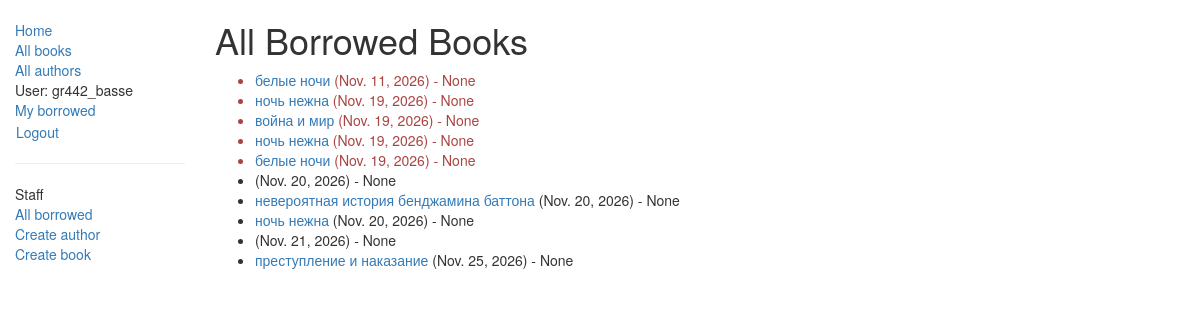
/catalog/borrowed/ (signed in), run on an earlier commit of the app's database.
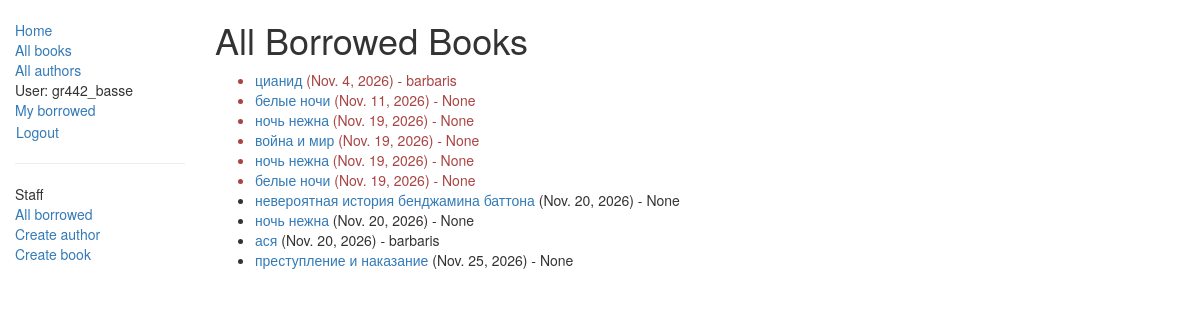
And on a later commit of the database.
### catalog/models.py (models this page shows, shortened)
class BookInstance(models.Model):
    title = models.CharField(max_length=200)
    id = models.UUIDField(primary_key=True, default=uuid.uuid4,
                          help_text="Unique ID for this particular book across whole library")
    book = models.ForeignKey('Book', on_delete=models.RESTRICT, null=True)
    imprint = models.CharField(max_length=200)
    due_back = models.DateField(null=True, blank=True)
    borrower = models.ForeignKey(settings.AUTH_USER_MODEL, on_delete=models.SET_NULL, null=True, blank=True)
    class LoanStatus(models.TextChoices):
        MAINTENANCE = 'm', 'Maintenance'
        ON_LOAN = 'o', 'On loan'
        AVAILABLE = 'a', 'Available'
        RESERVED = 'r', 'Reserved'
    status = models.CharField(
        max_length=1,
        choices=LoanStatus,
        blank=True,
        default=LoanStatus.MAINTENANCE,
        help_text='Book availability',
    )
    class Meta:
        ordering = ['due_back']
    @property
    def is_overdue(self):
        return bool(self.due_back and date.today() > self.due_back)

class Book(models.Model):
    title = models.CharField(max_length=200)
    author = models.ForeignKey('Author', on_delete=models.SET_NULL, null=True)
    summary = models.TextField(max_length=1000, help_text="Enter a brief description of the book")
    isbn = models.CharField('ISBN',max_length=13, help_text='13 Character <a href="https://www.isbn-international.org/content/what-isbn">ISBN number</a>')
    genre = models.ManyToManyField(Genre, help_text="Select a genre for this book")
    def display_genre(self):
        """
        Creates a string for the Genre. This is required to display genre in Admin.
        """
        return ', '.join([genre.name for genre in self.genre.all()[:3]])
    display_genre.short_description = 'Genre'

### catalog/views.py (the view)
# urls.py: path('borrowed/', views.LoanedBooksAllListView.as_view(), name='all-borrowed'),
class LoanedBooksAllListView(LoginRequiredMixin, PermissionRequiredMixin, generic.ListView):
    model = BookInstance
    permission_required = 'catalog.can_mark_returned' # Замените на ваше приложение, если оно называется иначе
    template_name = 'catalog/bookinstance_list_borrowed_all.html'
    paginate_by = 10
    def get_queryset(self):
        return BookInstance.objects.filter(status__exact='o').order_by('due_back')

### catalog/templates/catalog/bookinstance_list_borrowed_all.html (shortened to what this page needs)
{% extends "base_generic.html" %}
{% block content %}
    <h1>All Borrowed Books</h1>
    {% if bookinstance_list %}
    <ul>
      {% for bookinst in bookinstance_list %}
      <li class="{% if bookinst.is_overdue %}text-danger{% endif %}">
        <a href="{% url 'book-detail' bookinst.book.pk %}">{{ bookinst.book.title }}</a>
        ({{ bookinst.due_back }}) - {{ bookinst.borrower }}
      </li>
      {% endfor %}
    </ul>
    {% else %}
      <p>There are no books borrowed.</p>
    {% endif %}
{% endblock %}

### catalog/templates/base_generic.html (shortened to what this page needs)
<!doctype html>
<html lang="en">
  <head>
    <link
      rel="stylesheet"
      href="https://maxcdn.bootstrapcdn.com/bootstrap/3.3.7/css/bootstrap.min.css" />
    {% load static %}
    <link rel="stylesheet" href="{% static 'css/styles.css' %}" />
  </head>
  <body>
    <div class="container-fluid">
      <div class="row">
        <div class="col-sm-2">
          {% block sidebar %}
            <ul class="sidebar-nav">
              <li><a href="{% url 'index' %}">Home</a></li>
              <li><a href="{% url 'books' %}">All books</a></li>
              <li><a href="{% url 'author' %}">All authors</a></li>
              {% if user.is_authenticated %}
              <li>User: {{ user.get_username }}</li>
              <li><a href="{% url 'my-borrowed' %}">My borrowed</a></li>
              <li>
                <form id="logout-form" method="post" action="{% url 'logout' %}">
                    <button type="submit" class="btn btn-link">Logout</button>
                </form>
              </li>
              {% else %}
              <li><a href="{% url 'login' %}?next={{ request.path }}">Login</a></li>
              {% endif %}
                {% if user.is_staff %}
                <hr>
                <ul class="sidebar-nav">
                <li>Staff</li>
                    <li><a href="{% url 'all-borrowed' %}">All borrowed</a></li>
                {% if perms.catalog.add_author %}
                    <li><a href="{% url 'author-create' %}">Create author</a></li>
                {% endif %}
                {% if perms.catalog.add_book %}
                    <li><a href="{% url 'book-create' %}">Create book</a></li>
                {% endif %}
                </ul>
                {% endif %}
            </ul>
          {% endblock %}
        </div>
        <div class="col-sm-10 ">{% block content %}{% endblock %}
        </div>
      </div>
    </div>
  </body>
</html>

### catalog/static/css/styles.css (style rules this page uses)
.sidebar-nav { margin-top: 20px; padding: 0; list-style: none; }
#logout-form { display: inline; }
#logout-form button { padding: 0; margin: 0; }

What changed in the data, as far as the page shows it:
removed BookInstance: due_back "Nov. 20, 2026", borrower "None"
removed BookInstance: due_back "Nov. 21, 2026", borrower "None"
added BookInstance: book "цианид", due_back "Nov. 4, 2026", borrower "barbaris"
added BookInstance: book "ася", due_back "Nov. 20, 2026", borrower "barbaris"
